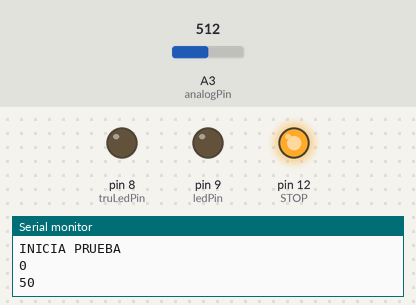
A sketch run on a simulated Arduino Uno, built with avr-gcc and run on an emulated ATmega328P. Parts: output pins drawn as LEDs (lit = HIGH), the last lines printed to the serial monitor. The test bench sets the inputs (shaded band); at power-on: A3 (analogPin) = 512.

Above: at 0.1 s.
At 4.8 s:
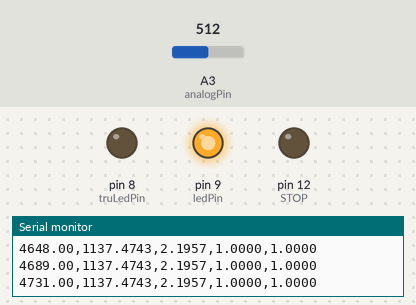
4.9 s: A3 (analogPin) set to 467
7.9 s: A3 (analogPin) set to 436
Timing chart, 0 to 10.9 s (numbered marks = the images above; inputs shaded):
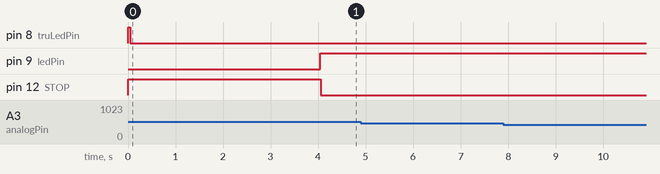

The sketch:

transformacionControlMedian_new.ino
```cpp
#include <QueueArray.h>


#define R1 2.2
#define percent 1.0
#define VBOOST 5.0
#define lapseTime 1000
#define nDato 3
#define cLimit 3
#define ignoreP 1.01
#define ignoreD 5
#define dataCenter 21
#define STOP 12

#define window 5
#define meanWindow 41
#define stdLimit 0.015
#define ratioLimit .98
#define WAIT 3000

int val1 = 0;

int analogPin = 3;     // potentiometer wiper (middle terminal) connected to analog pin 3
int ledPin = 9;
#define truLedPin 8

int val = 0;           // variable to store the value read
float current = 0;
float vout = 0;
float vestoma = 0;
int diffCount = 0;
int count2 = 0;
int countSel = 0;
int countInit = 0;
int number_count2 = 0;
int countDiff = 0;
float ratio = 1;
float resistance = 1.0;
float rOld = 1.0;
float thisTime = 0;
float initTime = 0;
float rInit = 0;
float Diff = 0;
float instMean = 0;
float fMedian = 1;
boolean firstSort = true;
boolean firstTime = true;
boolean ratioCheck = true;
boolean meanDelete = true;

QueueArray <float> rawQueue;
QueueArray <float> copyQueue;
QueueArray <float> sortedQueue;
QueueArray <float> tempQueue;
QueueArray <float> medianQueue;

int i=0;
float K=1;
float D=1;
float squared=0;
float simple=0;

int number_count=0;
boolean init2 = true;

void setup() {
  Serial.begin(9600);          //  setup serial
  pinMode(ledPin, OUTPUT);
  pinMode(STOP, OUTPUT);
  pinMode(truLedPin, OUTPUT);

  digitalWrite(STOP, HIGH);
  digitalWrite(ledPin, LOW);
  digitalWrite(truLedPin, LOW);

  medianQueue.setPrinter (Serial);
  Serial.println("INICIA PRUEBA");


}

void loop() {
  Serial.println(millis());
  digitalWrite(truLedPin, HIGH);
  delay(50);
  digitalWrite(truLedPin, LOW);
  Serial.println(millis());

  delay(4000);
  thisTime = millis();
  digitalWrite(ledPin, HIGH);
  val = analogRead(analogPin);

  if(val > 0)
  {
    digitalWrite(STOP, LOW);
    while((diffCount < cLimit) || ratioCheck)
    {

      val = analogRead(analogPin);
      Serial.print(thisTime);
      Serial.print(",");
      vout = 5*(val/1023.0);


      current = vout/R1;
      //vrms = (DC/255.0)*(VBOOST^2)/R1;


      vestoma = VBOOST - vout;

      resistance = vestoma/current;

      Serial.print(current*1000,4);
      Serial.print(",");
      Serial.print(resistance,4);
      Serial.print(",");


      if(firstTime)
      {
        if(countInit < ignoreD)
        {
          countInit++;
        }
        else
        {
          rOld = resistance;
          rInit = instMean;
          ratio = 1.0;
          firstTime = false;
        }

      }


      Serial.print(rInit,4);
      Serial.print(",");
      Serial.println(fMedian,4);

      entry(resistance);


      if(fMedian >= rInit)
      {
        rInit = fMedian;
      }
      ratio = fMedian/rInit;


      if(ratioCheck)
      {
        ratioCheck = (ratio > ratioLimit);
      }
      else
      {
        if(Diff < 0)
        {
          diffCount++;
        }
        else
        {
          diffCount = 0;
        }
      }


      thisTime = millis();
    }

    initTime = millis();
    thisTime = millis();

    while((thisTime - initTime) < WAIT)
    {

      val = analogRead(analogPin);
      Serial.print(thisTime);
      Serial.print(",");
      vout = 5*(val/1023.0);


      current = vout/R1;
      //vrms = (DC/255.0)*(VBOOST^2)/R1;


      vestoma = VBOOST - vout;

      resistance = vestoma/current;

      Serial.print(current*1000,4);
      Serial.print(",");
      Serial.print(resistance,4);
      Serial.print(",");

      Serial.print(rInit,4);
      Serial.print(",");

      Serial.println(fMedian,4);
      entry(resistance);


      thisTime = millis();
    }
    digitalWrite(ledPin, LOW);
    digitalWrite(STOP, HIGH);

    Serial.println(millis());
    digitalWrite(truLedPin, HIGH);
    delay(50);
    digitalWrite(truLedPin, LOW);
    Serial.println(millis());

    Serial.println("TERMINADO");
  }

}

void entry(float debug_s){
  int number_count = medianQueue.count();

  if(number_count != window || number_count > window){
    if(rawQueue.count() != meanWindow)
    {
      rawQueue.enqueue(debug_s);
      copyQueue.enqueue(debug_s);

    }
    else
    {

      if(firstSort)
      {
        queueSave(debug_s);
        copyQueue.dequeue();
        copyQueue.enqueue(debug_s);
        firstSorting();
        firstSort = false;
      }
      else
      {
        removeOld();
        addNew(debug_s);
        findMedian();
      }
    }
    medianQueue.enqueue(fMedian);
  }

  if(number_count>=window){
    if(rawQueue.count() != meanWindow)
    {
      rawQueue.enqueue(debug_s);
      copyQueue.enqueue(debug_s);

    }
    else
    {

      if(firstSort)
      {
        queueSave(debug_s);
        copyQueue.dequeue();
        copyQueue.enqueue(debug_s);
        firstSorting();
        firstSort = false;
      }
      else
      {
        removeOld();
        addNew(debug_s);
      }
    }
    dynamicQueue(debug_s);
  }
}

void queueSave(float a)
{
  float x=0;

  x=rawQueue.dequeue();
  rawQueue.enqueue(a);
}

void dynamicQueue(float a){
  float x=0;

  findMedian();
  x = medianQueue.dequeue();
  medianQueue.enqueue(fMedian);

  Diff = x - fMedian;
  countDiff++;
  }


void firstSorting()
{
  float x1 = 0;
  float x2 = 0;
  float w1 = 0;
  float w2 = 0;

  x1 = copyQueue.dequeue();
  tempQueue.enqueue(x1);

  while(!copyQueue.isEmpty())
  {
    x2 = copyQueue.dequeue();
    while(!tempQueue.isEmpty())
    {
      x1 = tempQueue.dequeue();
      if(x1 < x2)
      {
        w1 = x1;
        w2 = x2;
      }
      else
      {
        w1 = x2;
        x2 = x1;
      }
      sortedQueue.enqueue(w1);
    }
    sortedQueue.enqueue(x2);
    while(!sortedQueue.isEmpty())
    {
      tempQueue.enqueue(sortedQueue.dequeue());
    }
  }
  while(!tempQueue.isEmpty())
  {
    sortedQueue.enqueue(tempQueue.dequeue());
  }
}

void removeOld()
{
  float x1 = 0;
  float x2 = 0;
  float w1 = 0;
  boolean firstMatch = false;

  x1 = rawQueue.dequeue();

  while(!sortedQueue.isEmpty())
  {
    tempQueue.enqueue(sortedQueue.dequeue());
  }

  while(!tempQueue.isEmpty())
  {
    x2 = tempQueue.dequeue();
    if(x1 != x2)
    {
      sortedQueue.enqueue(x2);
    }
    else
    {
      if(firstMatch)
      {
        sortedQueue.enqueue(x2);
      }
      else
      {
        firstMatch = true;
      }
    }
  }
}

void addNew(float newData)
{
  float x1 = 0;
  float x2 = 0;
  float w1 = 0;
  boolean sorted = false;

  rawQueue.enqueue(newData);

  while(!sortedQueue.isEmpty())
  {
    tempQueue.enqueue(sortedQueue.dequeue());
  }

  while(!tempQueue.isEmpty())
  {
    x2 = tempQueue.dequeue();
    if(sorted)
    {
      sortedQueue.enqueue(x2);
    }
    else
    {
      if(newData <= x2)
      {
        sortedQueue.enqueue(newData);
        sorted = true;
      }
      sortedQueue.enqueue(x2);

    }

  }
  if(!sorted)
  {
    sortedQueue.enqueue(newData);
  }
}

void findMedian()
{
  float x1 = 0;
  int countMedian = 0;
  while(!sortedQueue.isEmpty())
  {
    x1 = sortedQueue.dequeue();

    countMedian++;
    if(countMedian == dataCenter)
    {
      fMedian = x1;
    }
    tempQueue.enqueue(x1);
  }

  while(!tempQueue.isEmpty())
  {
    sortedQueue.enqueue(tempQueue.dequeue());
  }
}
```
